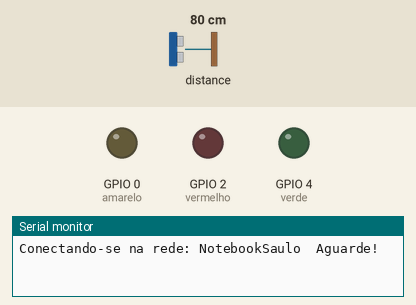
Simulated run of this sketch. Board: ESP8266 (NodeMCU). On the bench: output pins drawn as LEDs (lit = HIGH), the last lines printed to the serial monitor. The inputs (shaded band) are chosen by the test bench; at power-on: distance to the obstacle 80 cm. WiFi joins after 1.5 s; servers stay silent unless stated; no MQTT or app messages arrive unless stated.

Above: at 0.1 s.
At 3.7 s:
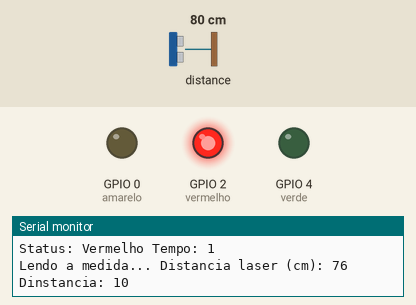
3.8 s: distance to the obstacle set to 250 cm
At 18.6 s:
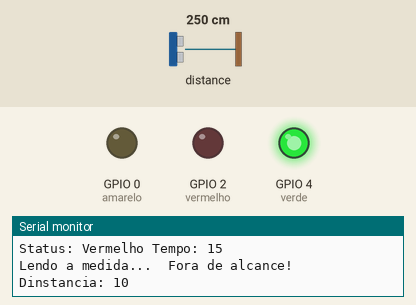
Timing chart, 0 to 35.1 s (numbered marks = the images above; inputs shaded):
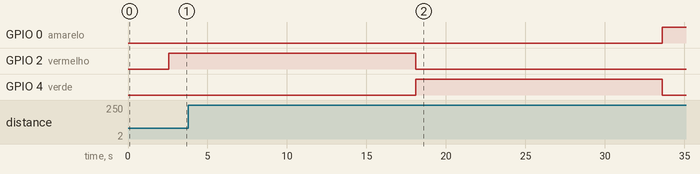

The sketch:

semafaro_Arduino.ino
```cpp
#include <ESP8266WiFi.h>
#include <ESP8266Ping.h>
#include <PubSubClient.h>
#include "Adafruit_VL53L0X.h"     /*Biblioteca do laser */
#include <Wire.h>                 /*Biblioteca para declaração das portas SDA e SCL*/

#define vermelho 2  /*D4*/
#define amarelo 0   /*D3*/
#define verde 4    /*D2*/

//WiFi
const char* SSID = "NotebookSaulo";/*"carro"; "MostraProfissoes";              /* SSID / nome da rede WiFi que deseja se conectar*/
const char* PASSWORD = "Saulo1004";/*"unifor2019";  "profissoes";   /* Senha da rede WiFi que deseja se conectar*/
WiFiClient wifiClient;

//MQTT Server
const char* BROKER_MQTT ="192.168.137.1";/*"192.168.1.148";"broker.hivemq.com";//"test.mosquitto.org"; //URL do broker MQTT que se deseja utilizar*/
int BROKER_PORT = 1883;

const IPAddress remote_ip(192, 168, 50, 233); // Remote host

#define ID_MQTT  "SEMAFARO"     //Informe um ID unico e seu. Caso sejam usados IDs repetidos a ultima conexão irá sobrepor a anterior.
#define STATUS "STATUS"         //Informe um Tópico único. Caso sejam usados tópicos em duplicidade, o último irá eliminar o anterior.
#define TEMPO "TEMPO"           //Informe um Tópico único. Caso sejam usados tópicos em duplicidade, o último irá eliminar o anterior.
#define DISTANCIA "DISTANCIA"   //Informe um Tópico único. Caso sejam usados tópicos em duplicidade, o último irá eliminar o anterior.

PubSubClient MQTT(wifiClient);        // Instancia o Cliente MQTT passando o objeto espClient

//Declaração das Funções
void mantemConexoes();  //Garante que as conexoes com WiFi e MQTT Broker se mantenham ativas
void conectaWiFi();     //Faz conexão com WiFi
void conectaMQTT();     //Faz conexão com Broker MQTT
//void recebePacote(char* topic, byte* payload, unsigned int length);
void semafaro();
void enviaStatus(int token,int tempo);
void distanciaLaser();

double fre = 0;
Adafruit_VL53L0X lox = Adafruit_VL53L0X(); /*DECLARAÇÃO DO LASER*/


void setup() {
           /*D6,D7*/
  Wire.begin(13,12); /*/DECLARA SCL E DEPOIS A SDA DO LASER*/
  pinMode(vermelho, OUTPUT);
  pinMode(amarelo, OUTPUT);
  pinMode(verde, OUTPUT);


  digitalWrite(vermelho,LOW);
  digitalWrite(amarelo,LOW);
  digitalWrite(verde,LOW);

  Serial.begin(115200);

  conectaWiFi();
  MQTT.setServer(BROKER_MQTT, BROKER_PORT);
  //MQTT.setCallback(recebePacote);

   /* VERIFICA A PORTA USB CONECTADA*/
    while (! Serial) {
      delay(1);
    }

    Serial.println("Adafruit VL53L0X test");
    if (!lox.begin()) {
      Serial.println(F("Failed to boot VL53L0X"));
      while(1);
    }
    /* LIGA O LASER */
    Serial.println(F("VL53L0X API Simple Ranging example\n\n"));
}

void loop() {
  mantemConexoes();
  semafaro();
  MQTT.loop();
}

void mantemConexoes() {
    if (!MQTT.connected()) {
       conectaMQTT();
    }

    conectaWiFi(); //se não há conexão com o WiFI, a conexão é refeita
}

void conectaWiFi() {

  if (WiFi.status() == WL_CONNECTED) {
     return;
  }

  Serial.print("Conectando-se na rede: ");
  Serial.print(SSID);
  Serial.println("  Aguarde!");

  WiFi.begin(SSID, PASSWORD); // Conecta na rede WI-FI
  while (WiFi.status() != WL_CONNECTED) {
      delay(100);
      Serial.print(".");
  }

  Serial.println();
  Serial.print("Conectado com sucesso, na rede: ");
  Serial.print(SSID);
  Serial.print("  IP obtido: ");
  Serial.println(WiFi.localIP());
   Serial.println("----------------------");
  Serial.println(remote_ip);
  // Ping
  if (Ping.ping(remote_ip)) {
    Serial.println("Success!!");
  } else {
  Serial.println("Error :(");
  }
}

void conectaMQTT() {
    while (!MQTT.connected()) {
        Serial.print("Conectando ao Broker MQTT: ");
        Serial.println(BROKER_MQTT);
        if (MQTT.connect(ID_MQTT)) {
            Serial.println("Conectado ao Broker com sucesso!");
        }
        else {
            Serial.println("Noo foi possivel se conectar ao broker.");
            Serial.println("Nova tentatica de conexao em 10s");
            delay(10000);
        }
    }
}

void semafaro(){
    int cont = 0;
    for(cont = 1; cont<=15 ;cont++){
      digitalWrite(vermelho, HIGH);
      digitalWrite(verde, LOW);
      digitalWrite(amarelo, LOW);
      delay(1000);
      enviaStatus(1,cont);
    }

    for(cont = 1; cont<=15 ;cont++){
     digitalWrite(vermelho, LOW);
     digitalWrite(verde, HIGH);
     digitalWrite(amarelo, LOW);
     delay(1000);
     enviaStatus(2,cont);
    }
    for(cont = 1; cont<=5 ;cont++){
     digitalWrite(vermelho, LOW);
     digitalWrite(verde, LOW);
     digitalWrite(amarelo, HIGH);
     delay(1000);
     enviaStatus(3,cont);
    }

}


void enviaStatus(int token,int tempo){


    String stempo = String(tempo);
     //MQTT.publish(STATUS,stoken);
     //MQTT.publish(TEMPO,stempo);
    switch (tempo) {
        case 1:
          MQTT.publish(TEMPO,"1");
        break;
        case 2:
          MQTT.publish(TEMPO,"2");
        break;
        case 3:
          MQTT.publish(TEMPO,"3");
        break;
        case 4:
          MQTT.publish(TEMPO,"4");
        break;
        case 5:
          MQTT.publish(TEMPO,"5");
        break;
        case 6:
          MQTT.publish(TEMPO,"6");
        break;
        case 7:
          MQTT.publish(TEMPO,"7");
        break;
        case 8:
          MQTT.publish(TEMPO,"8");
        break;
        case 9:
          MQTT.publish(TEMPO,"9");
        break;
        case 10:
          MQTT.publish(TEMPO,"10");
        break;
        case 11:
          MQTT.publish(TEMPO,"11");
        break;
        case 12:
          MQTT.publish(TEMPO,"12");
        break;
        case 13:
          MQTT.publish(TEMPO,"13");
        break;
        case 14:
          MQTT.publish(TEMPO,"14");
        break;
        case 15:
          MQTT.publish(TEMPO,"15");
        break;
        default:
            MQTT.publish(TEMPO,"1");
        break;
    }


     if (token == 1){//vermelho
        Serial.println("Status: Vermelho Tempo: " + stempo);
        MQTT.publish(STATUS,"1");
     }
     else if (token == 2){//Verde
          Serial.println("Status: Verde Tempo: " + stempo);
          MQTT.publish(STATUS,"2");
     }
     else if (token == 3){//amarelo
          Serial.println("Status: Amarelo Tempo: " + stempo);
          MQTT.publish(STATUS,"3");
     }

    distanciaLaser();

}

void distanciaLaser(){
  /*-------------------------------*/
    /*Codigo do Laser*/

    VL53L0X_RangingMeasurementData_t measure;
    Serial.print("Lendo a medida... ");
    lox.rangingTest(&measure, false);

    if (measure.RangeStatus != 4) {
      Serial.print("Distancia laser (cm): ");
      Serial.println((measure.RangeMilliMeter-40)/10);
      fre = (measure.RangeMilliMeter-40)/10;
    } else {
      Serial.println(" Fora de alcance! ");
      fre = 1;
    }

    /*------------------------------- */

    String tempDis;
    tempDis = (fre, DEC);
    String dir = String(tempDis);
    /*converte Float para String*/
    char buffer[10];
    dtostrf(fre,2, 2, buffer);
    /*-------------------------*/
    Serial.println("Dinstancia: " + dir);
    MQTT.publish(DISTANCIA,buffer);
}
```
